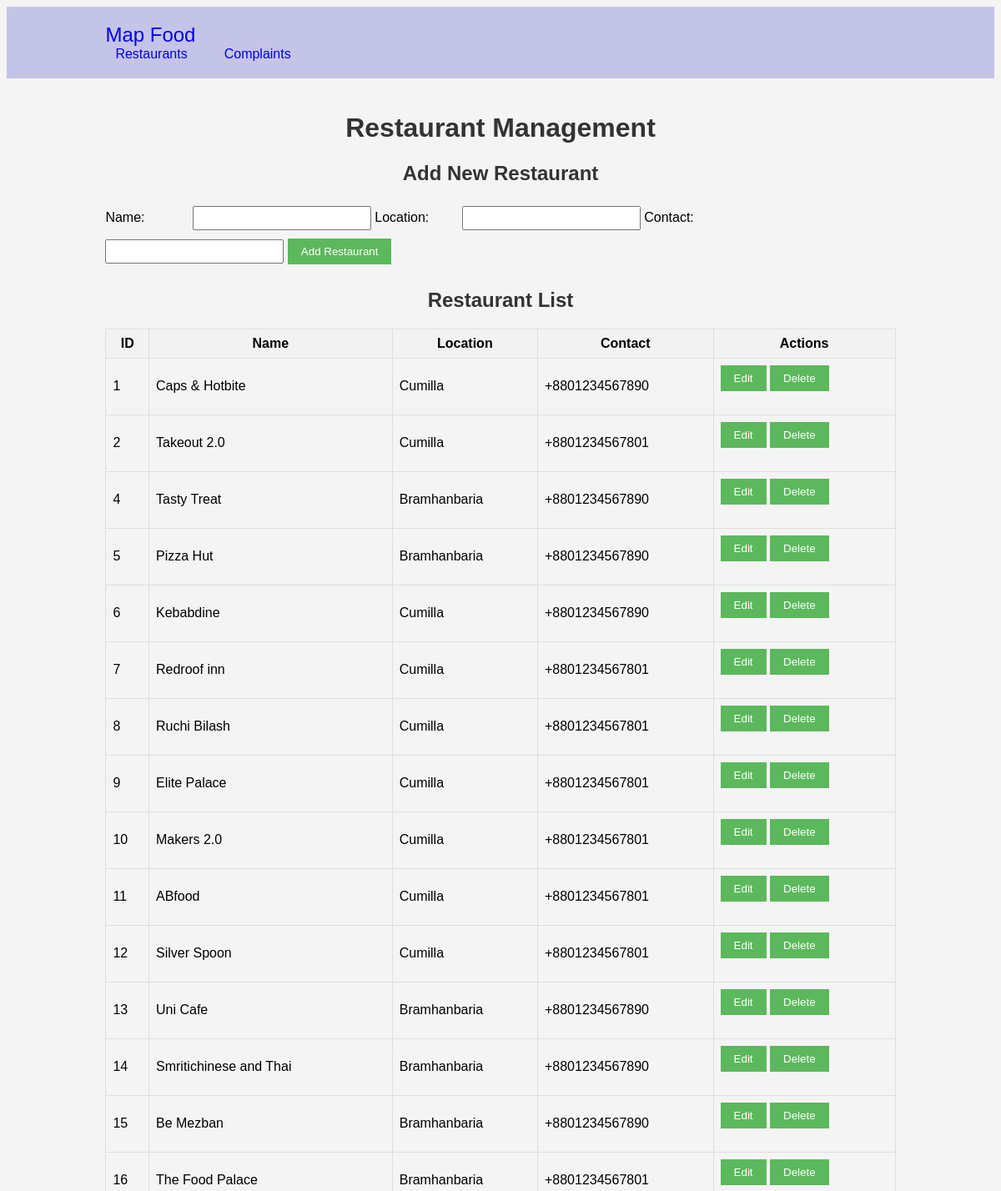
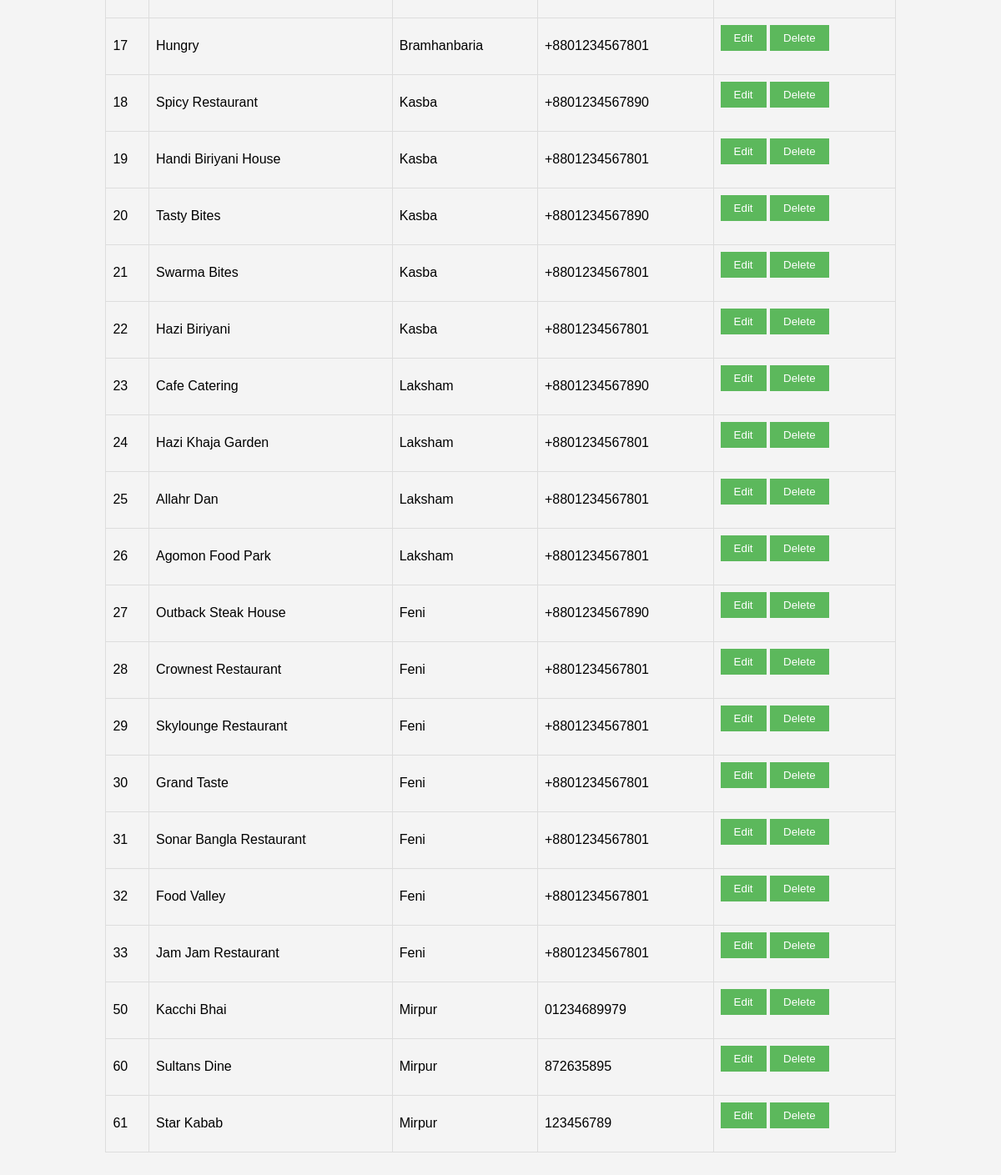
The app's page /adminpage.php with its own data (2 pictures, top to bottom).
### tables this page shows
CREATE TABLE `restaurants` (
  `id` int(11) NOT NULL,
  `name` varchar(100) NOT NULL,
  `location` varchar(100) NOT NULL,
  `contact` varchar(20) NOT NULL
);

### adminpage.php (the view, shortened to what this page needs)
<?php
$conn = new mysqli("localhost", "root", "", "railmap");
?>
<!DOCTYPE html>
<html lang="en">
<head>
</head>
<body>
<nav class="navbar">
        <div class="container">
            <a class="navbar-brand" href="index.php">Map Food</a>
            <ul class="navbar-nav">
                <li><a href="adminpage.php">Restaurants</a></li>
                <li><a href="complaints.php">Complaints</a></li>
            </ul>
        </div>
    </nav>
    <div class="container">
        <h1>Restaurant Management</h1>
        <form action="" method="POST">
            <h2>Add New Restaurant</h2>
            <label for="name">Name:</label>
            <input type="text" name="name" id="name" required>
            <label for="location">Location:</label>
            <input type="text" name="location" id="location" required>
            <label for="contact">Contact:</label>
            <input type="text" name="contact" id="contact" required>
            <input type="submit" name="add" value="Add Restaurant">
        </form>
        <h2>Restaurant List</h2>
        <table border="1">
            <thead>
                <tr>
                    <th>ID</th>
                    <th>Name</th>
                    <th>Location</th>
                    <th>Contact</th>
                    <th>Actions</th>
                </tr>
            </thead>
            <tbody>
                <?php
                $query = "SELECT * FROM restaurants";
                $result = $conn->query($query);
                while ($row = $result->fetch_assoc()) {
                    echo "<tr>";
                    echo "<td>".$row['id']."</td>";
                    echo "<td>".$row['name']."</td>";
                    echo "<td>".$row['location']."</td>";
                    echo "<td>".$row['contact']."</td>";
                    echo "<td>
                            <form action='' method='POST' style='display:inline-block;'>
                                <input type='hidden' name='edit_id' value='".$row['id']."'>
                                <input type='submit' name='edit' value='Edit'>
                            </form>
                            <form action='' method='POST' style='display:inline-block;'>
                                <input type='hidden' name='delete_id' value='".$row['id']."'>
                                <input type='submit' name='delete' value='Delete'>
                            </form>
                          </td>";
                    echo "</tr>";
                }
                ?>
            </tbody>
        </table>
    </div>
</body>
</html>

### adminpage.php (style rules this page uses)
body { font-family: Arial, sans-serif; background-color: #f4f4f4; }
.navbar { background-color: #c4c4e8; display: flex; justify-content: space-between; align-items: center; }
.navbar-brand { text-decoration: none; font-size: 24px; }
.navbar-nav { list-style-type: none; display: flex; margin: 0; padding: 0; }
.navbar-nav li { margin-right: 20px; }
.navbar-nav a { text-decoration: none; padding: 8px 12px; border-radius: 4px; transition: background-color 0.3s; }
.container { width: 80%; margin: 0 auto; padding: 20px; }
h1, h2 { text-align: center; color: #333; }
form { margin-bottom: 20px; }
label { display: inline-block; width: 100px; margin-top: 10px; }
input[type="text"] { width: 200px; padding: 5px; margin-bottom: 10px; }
input[type="submit"] { padding: 8px 16px; background-color: #5cb85c; border: none; color: white; cursor: pointer; }
table { width: 100%; border-collapse: collapse; margin-top: 20px; }
table, th, td { border: 1px solid #ddd; padding: 8px; }
th { background-color: #f2f2f2; }
td form { display: inline-block; }

### records on screen
restaurants: id "1", name "Caps & Hotbite", location "Cumilla", contact "+8801234567890"
restaurants: id "2", name "Takeout 2.0", location "Cumilla", contact "+8801234567801"
restaurants: id "4", name "Tasty Treat", location "Bramhanbaria", contact "+8801234567890"
restaurants: id "5", name "Pizza Hut", location "Bramhanbaria", contact "+8801234567890"
restaurants: id "6", name "Kebabdine", location "Cumilla", contact "+8801234567890"
restaurants: id "7", name "Redroof inn", location "Cumilla", contact "+8801234567801"
restaurants: id "8", name "Ruchi Bilash", location "Cumilla", contact "+8801234567801"
restaurants: id "9", name "Elite Palace", location "Cumilla", contact "+8801234567801"
restaurants: id "10", name "Makers 2.0", location "Cumilla", contact "+8801234567801"
restaurants: id "11", name "ABfood", location "Cumilla", contact "+8801234567801"
restaurants: id "12", name "Silver Spoon", location "Cumilla", contact "+8801234567801"
restaurants: id "13", name "Uni Cafe", location "Bramhanbaria", contact "+8801234567890"
restaurants: id "14", name "Smritichinese and Thai", location "Bramhanbaria", contact "+8801234567890"
restaurants: id "15", name "Be Mezban", location "Bramhanbaria", contact "+8801234567890"
restaurants: id "16", name "The Food Palace", location "Bramhanbaria", contact "+8801234567801"
restaurants: id "17", name "Hungry", location "Bramhanbaria", contact "+8801234567801"
restaurants: id "18", name "Spicy Restaurant", location "Kasba", contact "+8801234567890"
restaurants: id "19", name "Handi Biriyani House", location "Kasba", contact "+8801234567801"
restaurants: id "20", name "Tasty Bites", location "Kasba", contact "+8801234567890"
restaurants: id "21", name "Swarma Bites", location "Kasba", contact "+8801234567801"
restaurants: id "22", name "Hazi Biriyani", location "Kasba", contact "+8801234567801"
restaurants: id "23", name "Cafe Catering", location "Laksham", contact "+8801234567890"
restaurants: id "24", name "Hazi Khaja Garden", location "Laksham", contact "+8801234567801"
restaurants: id "25", name "Allahr Dan", location "Laksham", contact "+8801234567801"
restaurants: id "26", name "Agomon Food Park", location "Laksham", contact "+8801234567801"
restaurants: id "27", name "Outback Steak House", location "Feni", contact "+8801234567890"
restaurants: id "28", name "Crownest Restaurant", location "Feni", contact "+8801234567801"
restaurants: id "29", name "Skylounge Restaurant", location "Feni", contact "+8801234567801"
restaurants: id "30", name "Grand Taste", location "Feni", contact "+8801234567801"
restaurants: id "31", name "Sonar Bangla Restaurant", location "Feni", contact "+8801234567801"
restaurants: id "32", name "Food Valley", location "Feni", contact "+8801234567801"
restaurants: id "33", name "Jam Jam Restaurant", location "Feni", contact "+8801234567801"
restaurants: id "50", name "Kacchi Bhai", location "Mirpur", contact "01234689979"
restaurants: id "60", name "Sultans Dine", location "Mirpur", contact "872635895"
restaurants: id "61", name "Star Kabab", location "Mirpur", contact "123456789"
